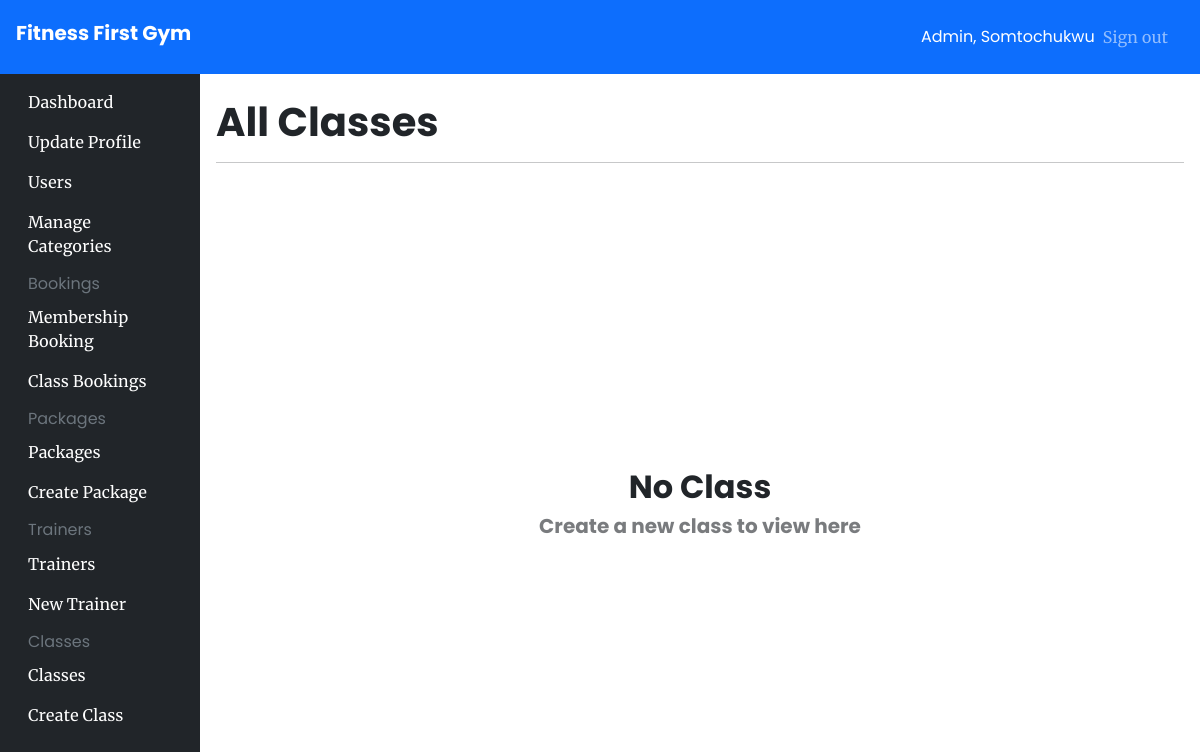
/admin/class/all (signed in), run on an earlier commit of the app's database.
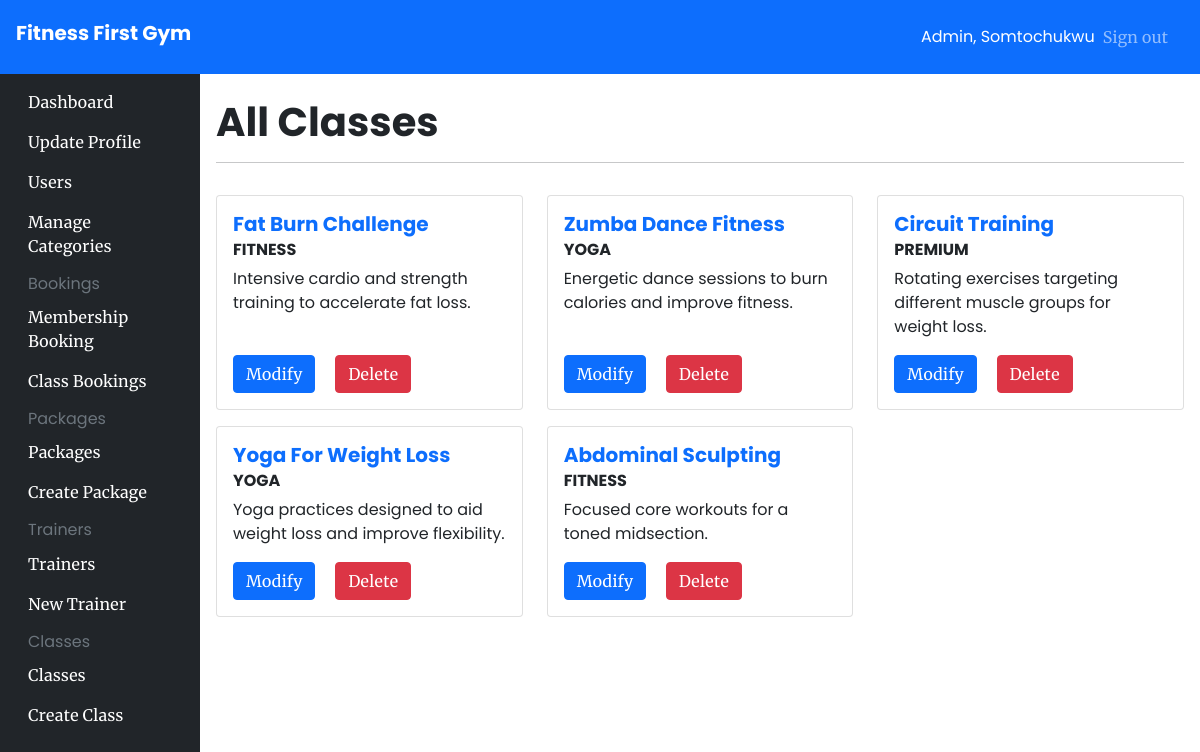
And on a later commit of the database.
### app/models/__init__.py (models this page shows, shortened)
class User(UserMixin, db.Model):
    id = db.Column(db.Integer, primary_key=True)
    firstname = db.Column(db.String(200), nullable=False)
    lastname = db.Column(db.String(200), nullable=True)
    email = db.Column(db.String(100), nullable=False, unique=True)
    password = db.Column(db.String(200), nullable=False)
    isAdmin = db.Column(db.Boolean(), default=False)
    createdAt = db.Column(db.DateTime, default=datetime.utcnow)
    payment_details = db.relationship('PaymentDetails', uselist=False, back_populates='user')
    membership = db.relation('Membership', uselist=False, back_populates='user')

class Class(db.Model):
    id = db.Column(db.Integer, primary_key=True)
    name = db.Column(db.String(150), unique=True, nullable=False)
    description = db.Column(db.String(500), nullable=False)
    schedule = db.Column(db.DateTime, nullable=False)
    category_id = db.Column(db.Integer, db.ForeignKey('category.id'))
    category = db.relationship('Category', backref=db.backref('class', lazy='dynamic'))
    trainer_id = db.Column(db.Integer, db.ForeignKey('trainer.id'))
    trainer = db.relationship('Trainer', backref=db.backref('class', lazy='dynamic'))
    current_capacity = db.Column(db.Integer, default=0)
    max_capacity = db.Column(db.Integer, default=10)

### app/models/Package.py (models this page shows)
class Category(db.Model):
    id = db.Column(db.Integer, primary_key=True)
    name = db.Column(db.String(50), unique=True)

### app/class_views.py (the view)
@app.route('/admin/class/all')
@login_required
@authorize_request
def all_classes():
    classes = Class.query.all()
    return render_template('pages/admin/class/preview.html', classes=classes)

### app/admin_views.py (called while the page is built)
def authorize_request(view_func):
   @wraps(view_func)
   def wrapped_view(*args, **kwargs):
      try:
         if current_user.isAdmin:
               return view_func(*args, **kwargs)
         else:
            flash('Unauthorized')
            return redirect('/')
      except Exception as error:
         return render_template('pages/error/500.html', error=error)
   return wrapped_view

### app/models/__init__.py (called while the page is built)
@login_manager.user_loader
def load_user(id):
    return User.query.get(id)

### app/templates/pages/admin/class/preview.html (shortened to what this page needs)
{% extends "components/admin_base.html" %}
{% block content %}
<h1 class="my-2">All Classes</h1>
<hr />
{% if not classes %}
<div class="container my-4" style="min-height: 80vh; display: grid; place-content: center;">
    <h2 class="text-center">No Class</h2>
    <p class="h5 text-center" style="opacity: .6;">Create a new class to view here</p>
</div>
{% else %}
<div class="row row-cols-1 row-cols-md-2 row-cols-lg-3 row align-items-stretch justify-content-start card-deck">
    {% for class in classes %}
    <div class="col gy-3">
        <div class="card h-100">
            <div class="card-body d-flex flex-column">
                <h5 class="card-title text-primary">{{class.name}}</h5>
                <h6 class="card-subtitle mb-2 text-body-secondary">{{class.category.name}}</h6>
                <p class="card-text">{{class.description}}</p>
                <div class="mt-auto">
                    <a href="/admin/class/edit/{{class.id}}" class="card-link btn btn-primary">Modify</a>
                    <a href="/admin/class/delete/{{class.id}}" class="card-link btn btn-danger">Delete</a>
                </div>
            </div>
        </div>
    </div>
    {% endfor %}
</div>
{% endif %}
{% endblock content %}

### app/templates/components/admin_base.html (shortened to what this page needs)
<!DOCTYPE html>
<html lang="en">
<head>
    <link rel="stylesheet" href="{{url_for('static', filename='css/bootstrap.min.css')}}" />
    <link rel="stylesheet" href="{{url_for('static', filename='css/main.css')}}" />
</head>
<body class="relative">
    <main>
        <nav class="navbar navbar-dark sticky-top bg-primary flex-md-nowrap p-3">
            <a class="navbar-brand h2 col-sm-3 col-md-2 mr-0" href="/">Fitness First Gym</a>
            <div class="navbar-nav px-3">
                <div class="nav-item text-nowrap d-flex align-items-center">
                    <span class="text-white mx-2">Admin, {{current_user.firstname}}</span>
                    <a class="nav-link" href="/auth/logout">Sign out</a>
                </div>
            </div>
        </nav>
        <div>
            <div class="container-fluid">
                <div class="row">
                    {% include "components/admin_navbar.html" %}
                    <main role="main" class="relative col-md-9 ml-sm-auto col-lg-10 p-3">
                        {% block content %} {% endblock %}
                    </main>
                </div>
            </div>
        </div>
    </main>
</body>
</html>

### app/templates/components/admin_navbar.html
<nav class="vh-100 col-md-2 d-none d-md-block bg-dark sidebar sidebar-fixed py-2" style="overflow-y: auto;">
    <ul class="nav flex-column">
      <li class="nav-item">
        <a class="nav-link text-white" href="/admin/dashboard">Dashboard</a>
      </li>
    </ul>
    <ul class="nav flex-column">
      <li class="nav-item">
        <a class="nav-link text-white" href="/profile">Update Profile</a>
      </li>
    </ul>
    <ul class="nav flex-column">
      <li class="nav-item">
        <a class="nav-link text-white" href="/users/all">Users</a>
      </li>
    </ul>
    <ul class="nav flex-column">
      <li class="nav-item">
        <a class="nav-link text-white" href="/admin/categories">Manage Categories</a>
      </li>
    </ul>
    <h6 class="sidebar-heading d-flex justify-content-between align-items-center px-3 mt-2 mb-1 text-muted">
      <span>Bookings</span>
    </h6>
    <ul class="nav flex-column">
      <li class="nav-item"><a class="nav-link text-white" href="/admin/booking/memberships">Membership Booking</a></li>
      <li class="nav-item"><a class="nav-link text-white" href="/admin/booking/classes">Class Bookings</a></li>
    </ul>
    <h6 class="sidebar-heading d-flex justify-content-between align-items-center px-3 mt-2 mb-1 text-muted">
      <span>Packages</span>
    </h6>
    <ul class="nav flex-column">
      <li class="nav-item"><a class="nav-link text-white" href="/admin/package/all">Packages</a></li>
      <li class="nav-item"><a class="nav-link text-white" href="/admin/package/new">Create Package</a></li>
    </ul>
    <h6 class="sidebar-heading d-flex justify-content-between align-items-center px-3 mt-2 mb-1 text-muted">
      <span>Trainers</span>
    </h6>
    <ul class="nav flex-column mb-2">
      <li class="nav-item"><a class="nav-link text-white" href="/admin/trainer/all">Trainers</a></li>
      <li class="nav-item"><a class="nav-link text-white" href="/admin/trainer/new">New Trainer</a></li>
    </ul>
    <h6 class="sidebar-heading d-flex justify-content-between align-items-center px-3 mt-2 mb-1 text-muted">
      <span>Classes</span>
    </h6>
    <ul class="nav flex-column mb-2">
      <li class="nav-item"><a class="nav-link text-white" href="/admin/class/all">Classes</a></li>
      <li class="nav-item"><a class="nav-link text-white" href="/admin/class/new">Create Class</a></li>
    </ul>
</nav>

### app/static/css/main.css (style rules this page uses)
body { font-family: 'Merriweather'; }
h1, h2, h3, h4 , h5 , h6, .h1, .h2, .h3, .h4 , .h5 , .h6 { font-family: 'PoppinsBold'; font-weight: 500; }
span, p { font-family: 'Poppins'; }

What changed in the data, as far as the page shows it:
added Class: name "Fat Burn Challenge", category.name "FITNESS", description "Intensive cardio and strength training to accelerate fat loss."
added Class: name "Zumba Dance Fitness", category.name "YOGA", description "Energetic dance sessions to burn calories and improve fitness."
added Class: name "Circuit Training", category.name "PREMIUM", description "Rotating exercises targeting different muscle groups for weight loss."
added Class: name "Yoga For Weight Loss", category.name "YOGA", description "Yoga practices designed to aid weight loss and improve flexibility."
added Class: name "Abdominal Sculpting", category.name "FITNESS", description "Focused core workouts for a toned midsection."
Also different on the page:
text no longer shown: "No Class Create a new class to view here"
